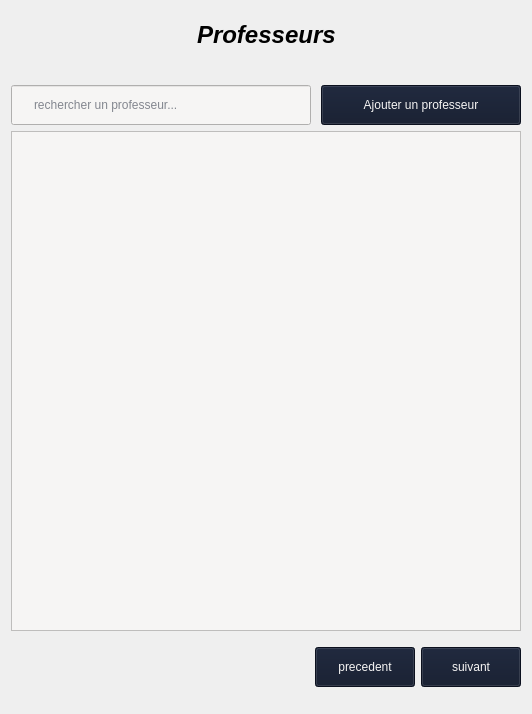
                     <widget class="QWidget" name="scrollAreaWidgetContents_2">
                      <property name="geometry">
                       <rect>
                        <x>0</x>
                        <y>0</y>
                        <width>532</width>
                        <height>714</height>
                       </rect>
                      </property>
                      <layout class="QVBoxLayout" name="verticalLayout_11">
                       <item>
                        <layout class="QHBoxLayout" name="horizontalLayout_19">
                         <property name="topMargin">
                          <number>10</number>
                         </property>
                         <property name="bottomMargin">
                          <number>30</number>
                         </property>
                         <item>
                          <spacer name="horizontalSpacer_11">
                           <property name="orientation">
                            <enum>Qt::Horizontal</enum>
                           </property>
                           <property name="sizeHint" stdset="0">
                            <size>
                             <width>40</width>
                             <height>20</height>
                            </size>
                           </property>
                          </spacer>
                         </item>
                         <item>
                          <widget class="QLabel" name="label_15">
                           <property name="font">
                            <font>
                             <pointsize>18</pointsize>
                             <weight>75</weight>
                             <italic>true</italic>
                             <bold>true</bold>
                            </font>
                           </property>
                           <property name="text">
                            <string>Professeurs</string>
                           </property>
                          </widget>
                         </item>
                         <item>
                          <spacer name="horizontalSpacer_12">
                           <property name="orientation">
                            <enum>Qt::Horizontal</enum>
                           </property>
                           <property name="sizeHint" stdset="0">
                            <size>
                             <width>40</width>
                             <height>20</height>
                            </size>
                           </property>
                          </spacer>
                         </item>
                        </layout>
                       </item>
                       <item>
                        <layout class="QHBoxLayout" name="horizontalLayout_20">
                         <item>
                          <widget class="QLineEdit" name="lineEdit">
                           <property name="minimumSize">
                            <size>
                             <width>300</width>
                             <height>40</height>
                            </size>
                           </property>
                           <property name="maximumSize">
                            <size>
                             <width>300</width>
                             <height>40</height>
                            </size>
                           </property>
                           <property name="styleSheet">
                            <string notr="true">padding-left : 20;
color: rgb(15, 23, 42);
background-color: rgb(246, 245, 244);</string>
                           </property>
                           <property name="placeholderText">
                            <string>rechercher un professeur...</string>
                           </property>
                          </widget>
                         </item>
                         <item>
                          <spacer name="horizontalSpacer_13">
                           <property name="orientation">
                            <enum>Qt::Horizontal</enum>
                           </property>
                           <property name="sizeHint" stdset="0">
                            <size>
                             <width>198</width>
                             <height>20</height>
                            </size>
                           </property>
                          </spacer>
                         </item>
                         <item>
                          <widget class="QPushButton" name="pushButton">
                           <property name="minimumSize">
                            <size>
                             <width>200</width>
                             <height>0</height>
                            </size>
                           </property>
                           <property name="maximumSize">
                            <size>
                             <width>16777215</width>
                             <height>40</height>
                            </size>
                           </property>
                           <property name="styleSheet">
                            <string notr="true">background-color: rgb(15, 23, 42);
color: rgb(246, 245, 244);</string>
                           </property>
                           <property name="text">
                            <string>Ajouter un professeur</string>
                           </property>
                          </widget>
                         </item>
                        </layout>
                       </item>
                       <item>
                        <widget class="QWidget" name="widget_17" native="true">
                         <layout class="QHBoxLayout" name="horizontalLayout_21">
                          <property name="spacing">
                           <number>0</number>
                          </property>
                          <property name="leftMargin">
                           <number>0</number>
                          </property>
                          <property name="topMargin">
                           <number>0</number>
                          </property>
                          <property name="rightMargin">
                           <number>0</number>
                          </property>
                          <property name="bottomMargin">
                           <number>0</number>
                          </property>
                          <item>
                           <widget class="QTableView" name="tableView">
                            <property name="minimumSize">
                             <size>
                              <width>0</width>
                              <height>500</height>
                             </size>
                            </property>
                            <property name="maximumSize">
                             <size>
                              <width>16777215</width>
                              <height>500</height>
                             </size>
                            </property>
                            <property name="styleSheet">
                             <string notr="true">background-color: rgb(246, 245, 244);
color: rgb(15, 23, 42);</string>
                            </property>
                           </widget>
                          </item>
                         </layout>
                        </widget>
                       </item>
                       <item>
                        <widget class="QWidget" name="widget_18" native="true">
                         <property name="minimumSize">
                          <size>
                           <width>0</width>
                           <height>60</height>
                          </size>
                         </property>
                         <property name="maximumSize">
                          <size>
                           <width>16777215</width>
                           <height>60</height>
                          </size>
                         </property>
                         <layout class="QHBoxLayout" name="horizontalLayout_23">
                          <property name="leftMargin">
                           <number>0</number>
                          </property>
                          <property name="topMargin">
                           <number>0</number>
                          </property>
                          <property name="rightMargin">
                           <number>0</number>
                          </property>
                          <property name="bottomMargin">
                           <number>0</number>
                          </property>
                          <item>
                           <layout class="QHBoxLayout" name="horizontalLayout_22">
                            <item>
                             <spacer name="horizontalSpacer_14">
                              <property name="orientation">
                               <enum>Qt::Horizontal</enum>
                              </property>
                              <property name="sizeHint" stdset="0">
                               <size>
                                <width>40</width>
                                <height>20</height>
                               </size>
                              </property>
                             </spacer>
                            </item>
                            <item>
                             <widget class="QPushButton" name="pushButton_14">
                              <property name="minimumSize">
                               <size>
                                <width>100</width>
                                <height>40</height>
                               </size>
                              </property>
                              <property name="maximumSize">
                               <size>
                                <width>100</width>
                                <height>40</height>
                               </size>
                              </property>
                              <property name="styleSheet">
                               <string notr="true">color: rgb(246, 245, 244);
background-color: rgb(15, 23, 42);</string>
                              </property>
                              <property name="text">
                               <string>precedent</string>
                              </property>
                             </widget>
                            </item>
                            <item>
                             <widget class="QPushButton" name="pushButton_13">
                              <property name="minimumSize">
                               <size>
                                <width>100</width>
                                <height>40</height>
                               </size>
                              </property>
                              <property name="maximumSize">
                               <size>
                                <width>100</width>
                                <height>40</height>
                               </size>
                              </property>
                              <property name="styleSheet">
                               <string notr="true">background-color: rgb(15, 23, 42);
color: rgb(246, 245, 244);</string>
                              </property>
                              <property name="text">
                               <string>suivant</string>
                              </property>
                             </widget>
                            </item>
                           </layout>
                          </item>
                         </layout>
                        </widget>
                       </item>
                       <item>
                        <spacer name="verticalSpacer_3">
                         <property name="orientation">
                          <enum>Qt::Vertical</enum>
                         </property>
                         <property name="sizeHint" stdset="0">
                          <size>
                           <width>20</width>
                           <height>6</height>
                          </size>
                         </property>
                        </spacer>
                       </item>
                      </layout>
                     </widget>
